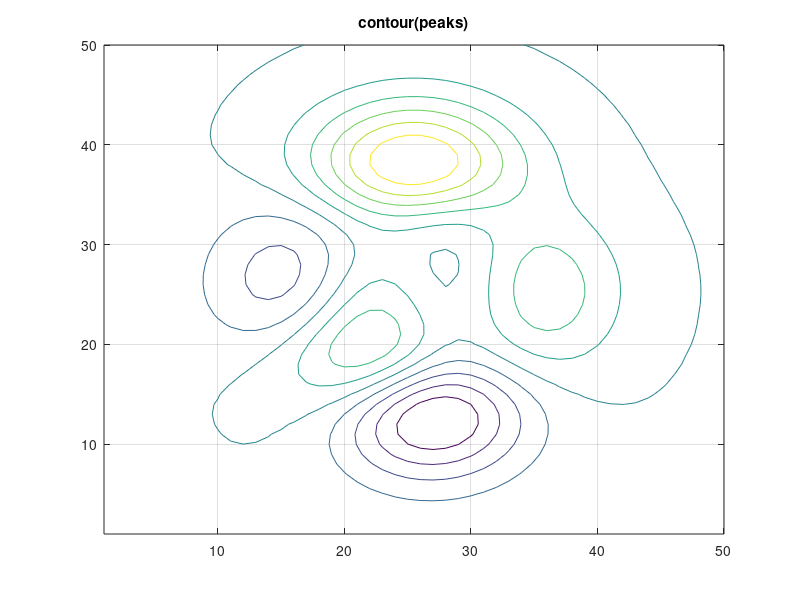

Source code (MATLAB):
% Contour plot of the MATLAB peaks-like surface via marching squares.
[xx, yy] = meshgrid(linspace(-3, 3, 50), linspace(-3, 3, 50));
z = 3 * (1 - xx).^2 .* exp(-xx.^2 - (yy + 1).^2) ...
  - 10 * (xx/5 - xx.^3 - yy.^5) .* exp(-xx.^2 - yy.^2) ...
  - (1/3) * exp(-(xx + 1).^2 - yy.^2);

figure;
contour(z);
title('contour(peaks)');
grid on;
saveas(gcf, '/tmp/plot_contour.png');
